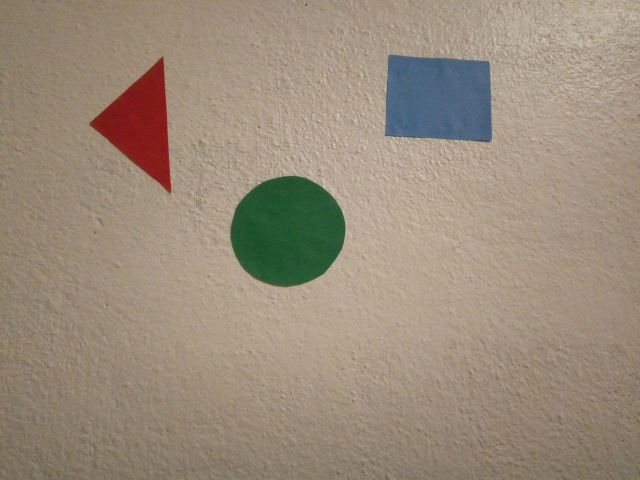
#> input picture fig1.jpg, 1280 x 960 px (shown at 1/2 size)
$ python Reconocimiento_Color_Forma_.py
#> lines starting #> are read from the running program, lines starting #| are printed output that depends on the picture; after the words box and inside, x2 and y2 are one past the last pixel; in counts of white or black regions, pixels touching at a corner belong together
#> further down, imagen is the input picture: shape (960, 1280, 3); mean R, G, B 153.9, 140, 122.4
#Cuenta y reconoce por color y forma todas las figuras presentes
import numpy as np
import matplotlib.pyplot as plt
from skimage import io, transform,color, morphology
from sklearn.cluster import KMeans
from scipy import signal

def lab_Kmeans(ima,nclases):#Aplica k means con el numero de clases indicado
#> called with nclases = 4
    I=color.rgb2lab(ima)#    usando el modelo de color CIElab
#> I: shape (960, 1280, 3) float64; mean of channels 0, 1, 2 59, 2.3, 11.6

    l=I[:,:,0]#Se aplica a cada capa
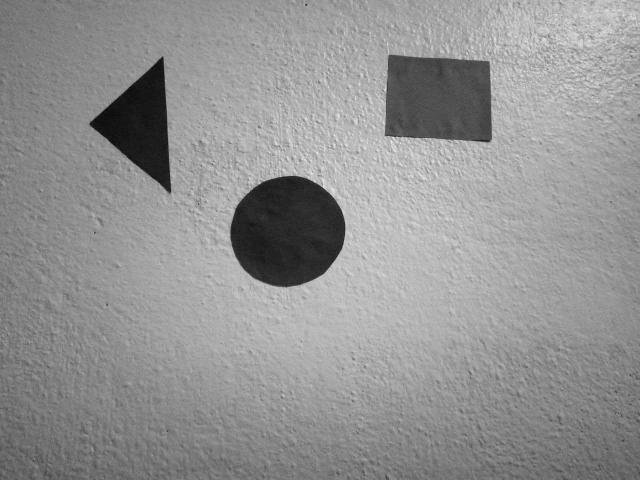
#> l: shape (960, 1280) float64 (shown at 1/2 size); min 21.81, max 86.5, mean 59; drawn with min black and max white
    a=I[:,:,1]
    b=I[:,:,2]
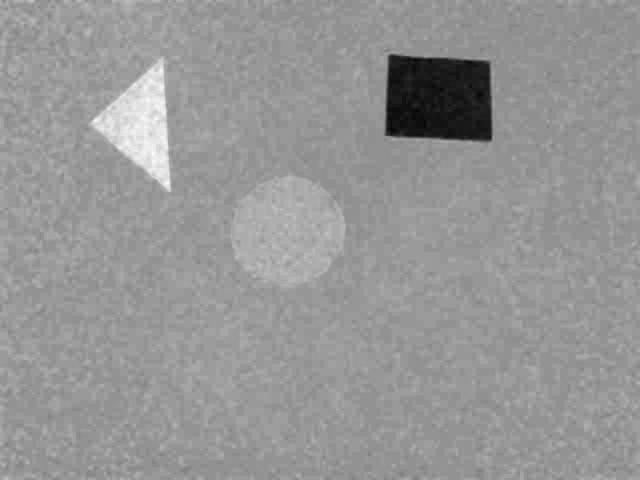
#> b: shape (960, 1280) float64 (shown at 1/2 size); min -22.87, max 35.53, mean 11.6; drawn with min black and max white

    L=l.reshape((-1,1))
    A=a.reshape((-1,1))
    B=b.reshape((-1,1))

    datos = np.concatenate((L,A,B),axis=1)

    clases=nclases
    salida=KMeans(n_clusters=clases).fit(datos)

    centros=salida.cluster_centers_
#> centros = [[61.07, 2.66, 11.91], [32.22, -25.14, 16.47], [28.25, 41.37, 28.14], [41.65, -1.93, -16.7]]
    etiquetas=salida.labels_

    for i in range(L.shape[0]):
        L[i]=centros[etiquetas[i]][0]
        A[i]=centros[etiquetas[i]][1]
        B[i]=centros[etiquetas[i]][2]

    L.shape=l.shape
    A.shape=a.shape
    B.shape=b.shape

    L=L[:,:,np.newaxis]
    A=A[:,:,np.newaxis]
    B=B[:,:,np.newaxis]

    k_lab =np.concatenate((L,A,B),axis=2)
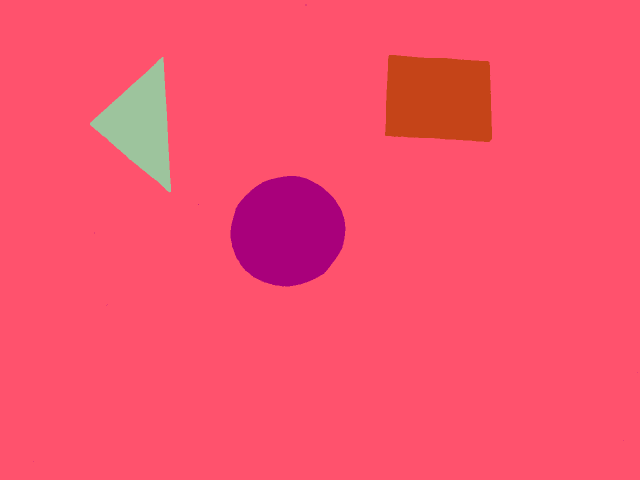
#> k_lab: shape (960, 1280, 3) float64 (shown at 1/2 size); mean of channels 0, 1, 2 59, 2.3, 11.6; drawn with min black and max white
    return k_lab


def separar_Colores(segCielab,segRgb):#toma en cuenta los intervalos de valores
    n0 = segCielab[:,:,0]#       asignado a cada color dentro de los modelos cielab y rgb
    n1 = segCielab[:,:,1]
    n2 = segCielab[:,:,2]
    b=segRgb[:,:,2]
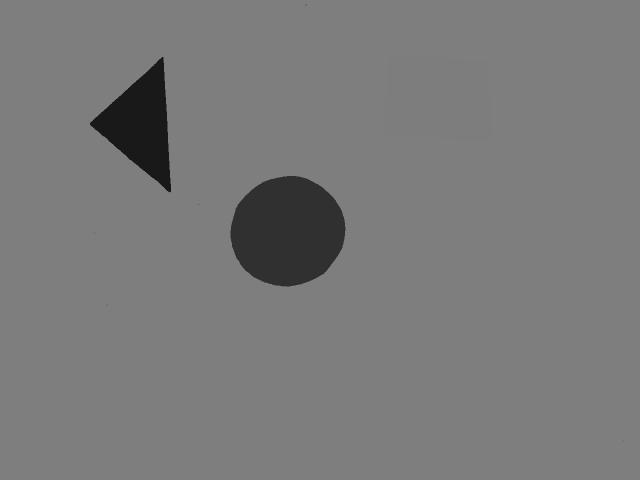
#> b: shape (960, 1280) float64 (shown at 1/2 size); min 0.1, max 0.496, mean 0.48

    rojo=np.where((n0<32)&(n1>35)&(n2>20),1,0)#--------AJUSTAR VALORES SI ES NECESARIO
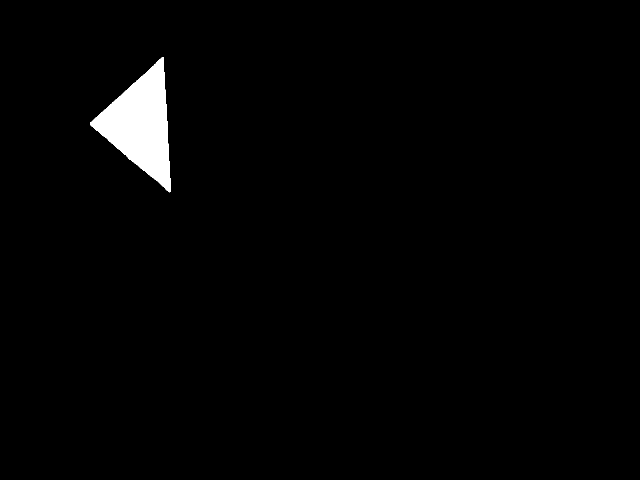
#> rojo: shape (960, 1280) int64 (shown at 1/2 size); values 0 (black) and 1 (white), 1.8% white; 1 white region, box (x1, y1, x2, y2) and area: (180, 114, 342, 385) 21522
    verde=np.where((n0>29)&(n1>-30)&(n1<-10)&(n2<20),1,0)
#> verde: shape (960, 1280) int64; values 0 (black) and 1 (white), 3.2% white; 8 white regions (7 under 20 px), largest, box (x1, y1, x2, y2) and area: (461, 352, 691, 573) 39434
    azul=np.where((n0>30)&(n1>-25)&(n1<0)&(n2<20)&(b>0.4),1,0)
#> azul: shape (960, 1280) int64; values 0 (black) and 1 (white), 2.7% white; 1 white region, box (x1, y1, x2, y2) and area: (770, 110, 984, 284) 33644

    rojo=rojo[:,:,np.newaxis]
    verde=verde[:,:,np.newaxis]
    azul = azul[:,:,np.newaxis]
    capasColor = np.concatenate((rojo,verde,azul),axis=2)
    return capasColor

def contar_Figuras_Coordenadas(bordes):#conteo de objetos y guardado de la posicion
    copia = bordes#                     de cada pixel que pertece a cada figura
    px = [-1,0,1,1,1,0,-1,-1]#posicion eje X para vecinos alrededor del pixel perteneciente al borde
    py = [1,1,1,0,-1,-1,-1,0]#posicion eje Y. Se toma una conectividad de 8 vecinos
    objeto = 0#contador de objetos
    coordenadas = []
    (filas,columnas) = copia.shape

    for f in range(1,filas-1):
        for c in range(1,columnas-1):
            if copia[f,c] == 1:#Si es un pixel blanco forma parte del borde y se guarda su posicion
                objeto += 1
                i = f
                j = c
                coordenadas.append([i,j,objeto])
                conectividad = True

                while conectividad == True:
                    vecino = 0#indica el numero de vecino que se esta revisando
                    sinVecino = 0#indica cuantos vecinos NO pertenecen al borde
                    while vecino < 8:
                        if copia[ i+px[vecino], j+py[vecino] ] == 1:
                            coordenadas.append([ i+px[vecino], j+py[vecino], objeto])
                            copia[i,j] = 0
                            i += px[vecino]
                            j += py[vecino]
                            vecino = 8
                        else:
                            sinVecino += 1
                            vecino += 1

                    if sinVecino == 8:#No hay mas pixeles adyacentes que pertenezcan
                        copia[i,j] = 0# al borde, por lo que se ha terminado de recorrer el objeto
                        conectividad = False
    return (coordenadas,objeto)

def Obtener_Firma(coordenadas, objeto, sumacoor):
    firmas = np.zeros((objeto, int(max(sumacoor[:,2]))))
    HayPixel = True

    while HayPixel:
        pixelInicial = -1
        for fig in range(objeto):
            pixelesEnFigura = sumacoor[fig,2]
            nsumar = 0
            npix = 0

            for n in range( pixelInicial+1 , int(pixelesEnFigura + pixelInicial)+1):
                d = np.sqrt((coordenadas[n][0]-centroides[fig][0])**2 + (coordenadas[n][1]-centroides[fig][1])**2)
                firmas[fig,npix] = d
                nsumar = n
                npix += 1

            pixelInicial = nsumar
            if pixelInicial >= len(coordenadas)-1:
                HayPixel = False
    return firmas


plt.close('all')
# Importar imagen
nombre = 'fig1.jpg'
imagen = io.imread(nombre)

segmentacion_cielab = lab_Kmeans(imagen,4)#kmeans a imagen con modelo CIElab
segmentacion_rgb = color.lab2rgb(segmentacion_cielab)#Regreso de imagen a modelo RGB
porColor = separar_Colores(segmentacion_cielab,segmentacion_rgb)#separacion de figuras por color
escalaGrises = color.rgb2gray(transform.resize(segmentacion_rgb,  ( imagen.shape[0]/4,imagen.shape[1]/4 )))#1/4 del tamaño de la imagen original
binario = np.where(escalaGrises<0.5,1,0)#elimina ruido de sombras fuera de las figuras --------AJUSTAR SI ES NECESARIO
#> binario: shape (240, 320) int64; values 0 (black) and 1 (white), 7.9% white; 3 white regions, box (x1, y1, x2, y2) and area: (115, 88, 173, 143) 2507, (192, 27, 246, 71) 2121, (45, 28, 86, 96) 1406

disco = morphology.disk(1)
binarioErosion = morphology.erosion(binario,disco)#Erosion de imagen binaria
#> binarioErosion: shape (240, 320) int64; values 0 (black) and 1 (white), 7.2% white; 3 white regions, box (x1, y1, x2, y2) and area: (116, 89, 172, 142) 2349, (193, 28, 245, 70) 1941, (46, 30, 85, 95) 1261
bordes = binario - binarioErosion#resta para obtener los bordes
#> bordes: shape (240, 320) int64; values 0 (black) and 1 (white), 0.63% white in thin lines or dots, all inside (x1, y1, x2, y2) = (45, 27, 246, 143)

(coordenadas,objeto) = contar_Figuras_Coordenadas(bordes)
#> after the loop in contar_Figuras_Coordenadas, `for f in range(1,filas-1):`: copia: shape (240, 320) int64; every value is 0
#> coordenadas = 483 items, first 6: [27, 195, 1], [27, 196, 1], [27, 197, 1], [28, 198, 1], [28, 199, 1], [28, 200, 1]; objeto = 3


bordesDistinguidos = bordes
for xyObj in coordenadas:#Asigna a cada borde su numero de objeto
    bordesDistinguidos[xyObj[0],xyObj[1]] = xyObj[2]
#> this loop made 483 passes
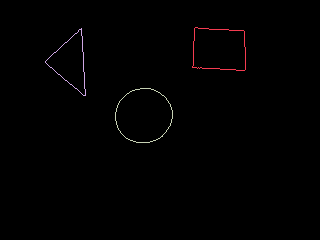
#> bordesDistinguidos: shape (240, 320) int64; 4 distinct labels, from 0 to 3; one colour per label, 0 black

sumacoor = np.zeros((objeto,3))#para obtener centroide de la figura
#> sumacoor = [[0, 0, 0], [0, 0, 0], [0, 0, 0]]
for paso in coordenadas:
    sumacoor[paso[2]-1,0] += paso[0]#suma de coordenadas x
    sumacoor[paso[2]-1,1] += paso[1]#suma de coordenadas y
    sumacoor[paso[2]-1,2] += 1#suma de pixeles en cada borde
#> this loop made 483 passes
#> after the loop, sumacoor = [[8832, 39363, 180], [8980, 10551, 145], [18226, 22659, 158]]

centroides = []#Promedio de las coordenadas del borde
for sumaC in sumacoor:
    centroides.append([ round(sumaC[0]/sumaC[2]) , round(sumaC[1]/sumaC[2]) ])
#> this loop made 3 passes
#> after the loop, centroides = [[49, 219], [62, 73], [115, 143]]

for centro in centroides:
    bordesDistinguidos[centro[0],centro[1]] = objeto#Muestra el centroide dentro de la imagen
#> this loop made 3 passes
#> bordesDistinguidos: shape (240, 320) int64; 4 distinct labels, from 0 to 3


firmas = Obtener_Firma(coordenadas, objeto, sumacoor)
print('\nSe encontraron',objeto,'figuras dentro de la imagen.')
#| Se encontraron 3 figuras dentro de la imagen.
print('Tomando en cuenta el borde con tono mas oscuro como la figura 1, y el borde mas brillante como la última:')
for nfig in range(objeto):#Clasifica por figuras por forma geometrica
    #fig=0
    longitud = int(sumacoor[nfig,2])
    nfirma = firmas[nfig,0:longitud]
    plt.figure(), plt.title('firma firgura '+str(nfig+1)), plt.plot(nfirma)

    promedio = np.mean(nfirma)
    nfirmaf = np.where(nfirma<promedio*1.1, 0, nfirma)
    nfirmaf[0]=0
    #plt.figure(),plt.plot(nfirmaf)
    Picos = signal.find_peaks(nfirmaf,distance=20, prominence = (None, 1000))
    Peaks = Picos[0]

    #print("\nHay ", len(Peaks), " picos en la firma de la figura ", nfig+1)
    if len(Peaks)==3:
        print("\n    La figura", nfig+1, "es un triángulo")
    elif len(Peaks)==4 or len(Peaks)==5:
        print("\n    La figura", nfig+1, "es un rectangulo")
    else:
        print("\n    La figura", nfig+1, "es un círculo")
#> this loop made 3 passes
#> (longitud, promedio, Peaks) on passes 1 to 2: (180, 25.93, [1, 49, 87, 140]), (145, 22.47, [1, 67, 108])
#> (longitud, promedio) on pass 3: (158, 27.81)


#Figuras
plt.figure('original'), plt.title('Imagen original'), plt.imshow(imagen)

plt.figure('kmeans'), plt.title('Imagen despues de aplicar Kmeans'), plt.imshow(segmentacion_rgb)

plt.figure('rojo'), plt.title('Figuras rojas'), plt.imshow(porColor[:,:,0], cmap='gray')
plt.figure('verde'), plt.title('Figuras verdes'), plt.imshow(porColor[:,:,1], cmap='gray')
plt.figure('azul'), plt.title('Figuras azules'), plt.imshow(porColor[:,:,2], cmap='gray')

#plt.figure('grises'),plt.title('Escala de grises'), plt.imshow(escalaGrises, cmap='gray')

plt.figure('bordes distinguidos'),plt.title('Centroides y bordes distinguidos por tono'),plt.imshow(bordesDistinguidos, cmap='gray')#De la mas oscura a la mas clara: objeto 0, objeto 1 ...
#> figure, not shown here; curve peaks at x = 87, y = 32.8
#> figure, not shown here; curve peaks at x = 67, y = 35.11
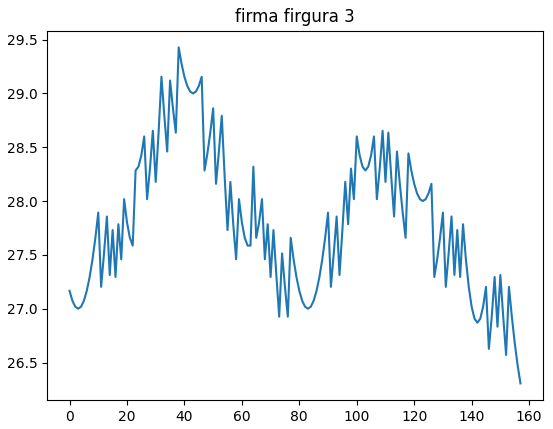
#> figure drawn by matplotlib, 1 panel; curve peaks at x = 38, y = 29.43

$ run again, with fig2.jpg copied over fig1.jpg
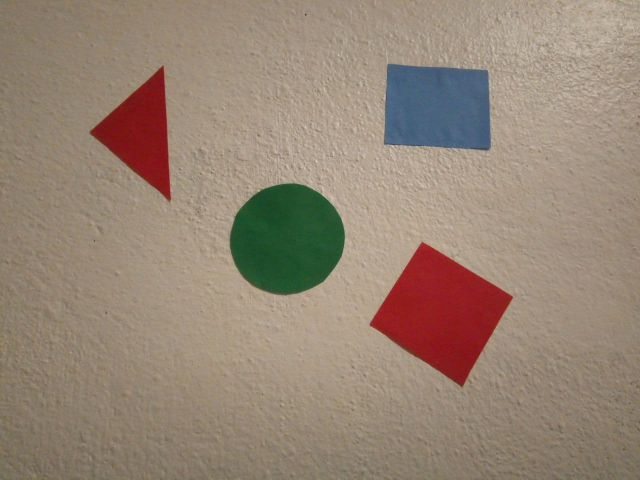
#> input picture fig2.jpg, 1280 x 960 px (shown at 1/2 size)
#> imagen is the input picture: shape (960, 1280, 3); mean R, G, B 149.9, 132.7, 116.3
#> I: shape (960, 1280, 3) float64; mean of channels 0, 1, 2 56.7, 3.9, 12
#> centros = [[59.78, 2.65, 11.71], [30.3, 45.18, 28.55], [30.27, -24.54, 16.11], [40.61, -1.8, -17.06]]
#> rojo: shape (960, 1280) int64; values 0 (black) and 1 (white), 5.3% white; 2 white regions, box (x1, y1, x2, y2) and area: (740, 485, 1026, 772) 43977, (181, 132, 341, 400) 21243
#> verde: shape (960, 1280) int64; values 0 (black) and 1 (white), 3.2% white; 6 white regions (5 under 20 px), largest, box (x1, y1, x2, y2) and area: (460, 367, 689, 590) 39586
#> azul: shape (960, 1280) int64; values 0 (black) and 1 (white), 2.7% white; 1 white region, box (x1, y1, x2, y2) and area: (768, 128, 981, 301) 33151
#> binario: shape (240, 320) int64; values 0 (black) and 1 (white), 11.5% white; 4 white regions, box (x1, y1, x2, y2) and area: (185, 121, 257, 193) 2826, (115, 91, 173, 148) 2531, (192, 32, 245, 75) 2090, (45, 33, 86, 100) 1388
#> binarioErosion: shape (240, 320) int64; values 0 (black) and 1 (white), 10.6% white; 4 white regions, box (x1, y1, x2, y2) and area: (186, 122, 256, 192) 2649, (116, 92, 172, 147) 2372, (193, 33, 244, 74) 1911, (46, 34, 85, 99) 1245
#> bordes: shape (240, 320) int64; values 0 (black) and 1 (white), 0.86% white in thin lines or dots, all inside (x1, y1, x2, y2) = (45, 32, 257, 193)
#> `(coordenadas,objeto) = contar_Figuras_Coordenadas(bordes)`: coordenadas = 658 items, first 6: [32, 194, 1], [32, 195, 1], [32, 196, 1], [32, 197, 1], [32, 198, 1], [32, 199, 1]; objeto = 4
#> the loop `for xyObj in coordenadas:#Asigna a cada borde su numero de objeto` made 658 passes
#> after the loop `for xyObj in coordenadas:#Asigna a cada borde su numero de objeto`:
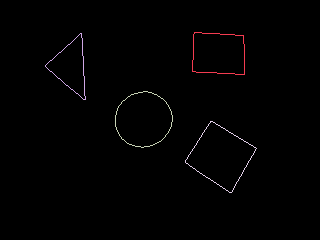
#> bordesDistinguidos: shape (240, 320) int64; 5 distinct labels, from 0 to 4; one colour per label, 0 black
#> the loop `for paso in coordenadas:` made 658 passes
#> after the loop `for paso in coordenadas:`: sumacoor = [[9553, 39067, 179], [9515, 10391, 143], [18948, 22726, 159], [27618, 39076, 177]]
#> the loop `for sumaC in sumacoor:` made 4 passes
#> after the loop `for sumaC in sumacoor:`: centroides = [[53, 218], [67, 73], [119, 143], [156, 221]]
#> the loop `for centro in centroides:` made 4 passes
#| Se encontraron 4 figuras dentro de la imagen.
#> the loop `for nfig in range(objeto):#Clasifica por figuras por forma geometrica` made 4 passes
#> (longitud, promedio, Peaks) on passes 1, 2, 4: (179, 25.76, [1, 49, 88, 140, 177]), (143, 22.22, [1, 67, 108]), (177, 30.01, [1, 46, 90, 136])
#> `plt.figure('bordes distinguidos'),plt.title('Centroides y bordes disti..`:
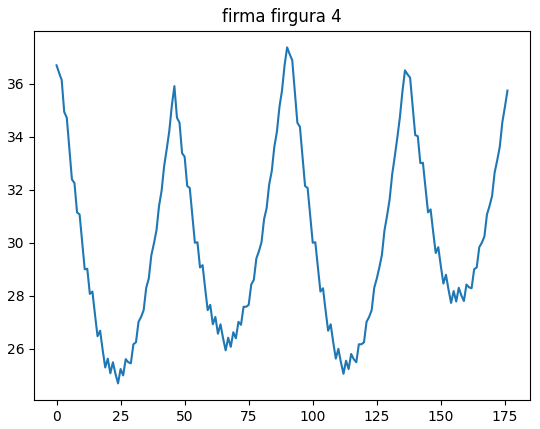
#> figure drawn by matplotlib, 1 panel; curve peaks at x = 90, y = 37.36
